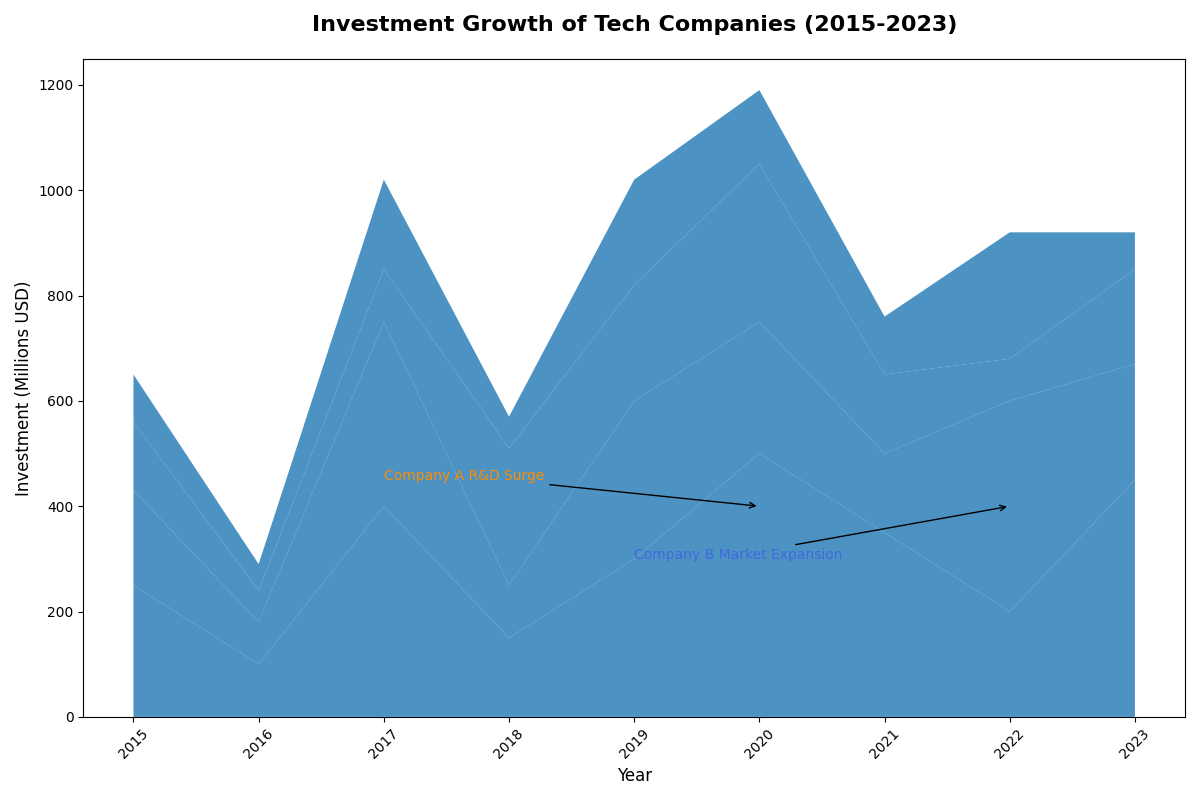

Source code (Python):
import matplotlib.pyplot as plt
import numpy as np

years = np.arange(2015, 2024)
company_a = np.array([250, 100, 400, 150, 300, 500, 350, 200, 450])
company_b = np.array([180, 80, 350, 100, 300, 250, 150, 400, 220])
company_c = np.array([130, 60, 100, 260, 220, 300, 150, 80, 180])
company_d = np.array([90, 50, 170, 60, 200, 140, 110, 240, 70])

fig, ax = plt.subplots(figsize=(12, 8))
ax.stackplot(years, company_a, company_b, company_c, company_d, colors=['#1f77b4'], alpha=0.8)

ax.set_title('Investment Growth of Tech Companies (2015-2023)', fontsize=16, fontweight='bold', pad=20)
ax.set_xlabel('Year', fontsize=12)
ax.set_ylabel('Investment (Millions USD)', fontsize=12)

ax.set_xticks(years)
ax.tick_params(axis='x', rotation=45)

ax.annotate('Company A R&D Surge', xy=(2020, 400), xytext=(2017, 450),
            arrowprops=dict(facecolor='black', arrowstyle='->'),
            fontsize=10, color='darkorange')

ax.annotate('Company B Market Expansion', xy=(2022, 400), xytext=(2019, 300),
            arrowprops=dict(facecolor='black', arrowstyle='->'),
            fontsize=10, color='royalblue')

plt.tight_layout()
plt.show()
